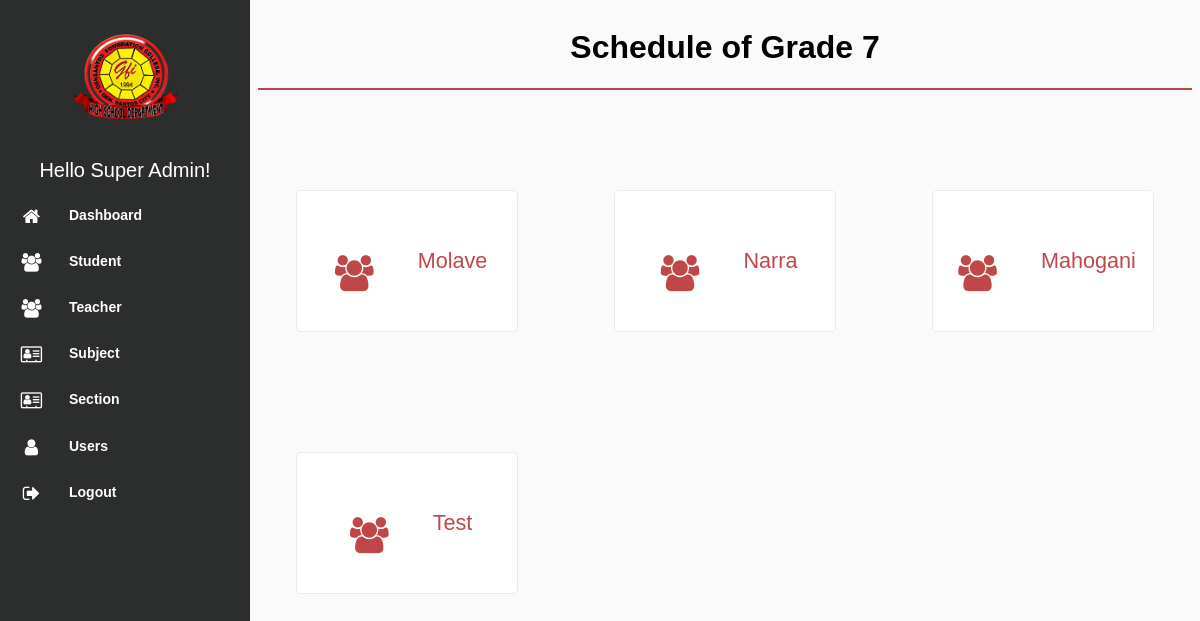
The app's page /modules/Schedule/section.php?grade=7 (signed in) with its own data.
### tables this page shows
CREATE TABLE `section` (
  `id` int(100) NOT NULL,
  `name` varchar(100) NOT NULL,
  `grade_level` int(5) NOT NULL,
  `teacher_id` varchar(100) NOT NULL,
  `del_status` varchar(100) NOT NULL
);

### modules/Schedule/section.php (the view, shortened to what this page needs)
<!DOCTYPE html>
<html lang="en">
<?php
$page = 'Schedule';
include "../../db_conn.php";
$grade = $_GET['grade'];
 ?>
<head>
    <link rel="stylesheet" type="text/css" href="../../assets/css/font-awesome-4.7.0/css/menu.css">
    <link rel="stylesheet" type="text/css" href="../../assets/css/font-awesome-4.7.0/css/style.css">
    <link rel="stylesheet" type="text/css" href="../../assets/css/font-awesome-4.7.0/css/font-awesome.min.css">
</head>
<body>
<?php include "../../navbar.php"; ?>
<div class="content">
<div class="header">
                <h1><?php if ($page) {echo $page . ' of Grade ' .$grade;} ?></h1>
</div>
<div  class="row g-3">
<div class="grid-container-dashboard">
<?php
                $squery = mysqli_query($conn, "
                    SELECT s.*, CONCAT(t.first_name, ' ', t.last_name) AS teacher_name
                    FROM section s
                    LEFT JOIN teacher t ON s.teacher_id = t.id
                    WHERE s.del_status != 'deleted' AND s.grade_level = '$grade'
                    ;
                ");
                while ($row = mysqli_fetch_array($squery)) {
                ?>
<a href="./schedule.php?section=<?php echo $row['id']; ?>" class="schedule">
    <div class="box-icon"><i class="fa fa-users"></i></div>
   <span style="font-size: 120%;"> <?php echo $row['name']; ?></span>
</a>
<?php } ?>
</div>
<br>
</div>
</div>
</body>
</html>

### records on screen
section: name "Molave"
section: name "Narra"
section: name "Mahogani"
section: name "Test"

### other values on screen
$name "Super Admin"
$page "Schedule"
$grade "7"
